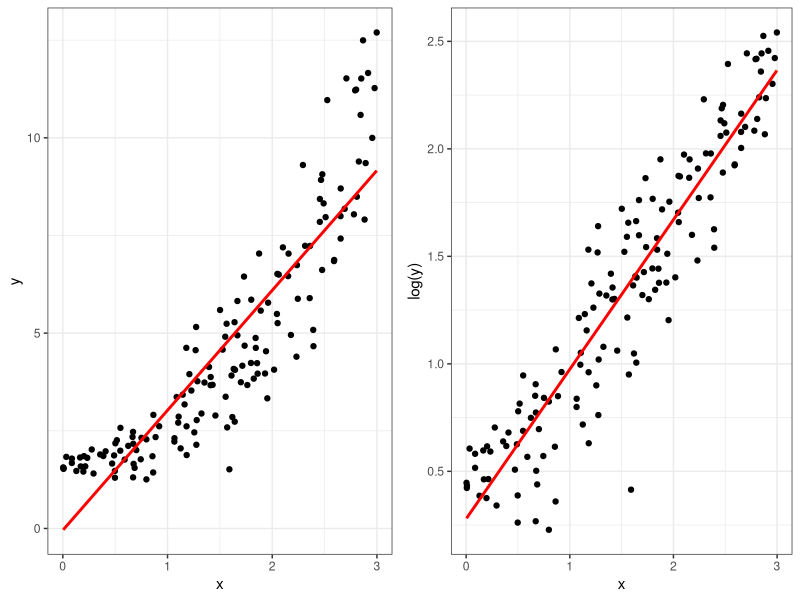
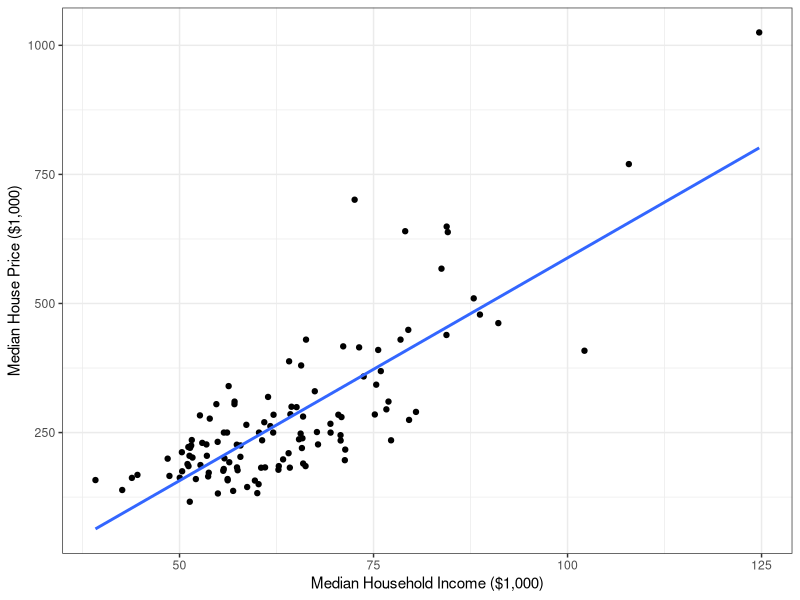
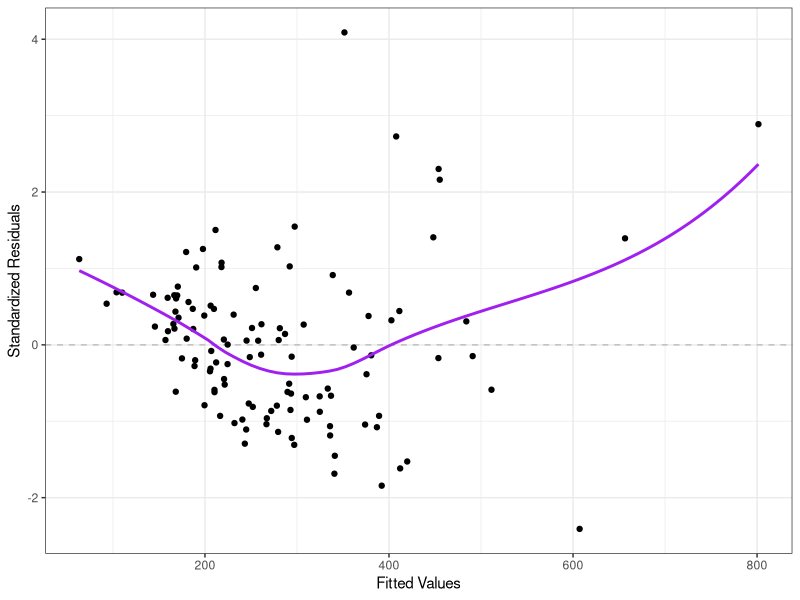
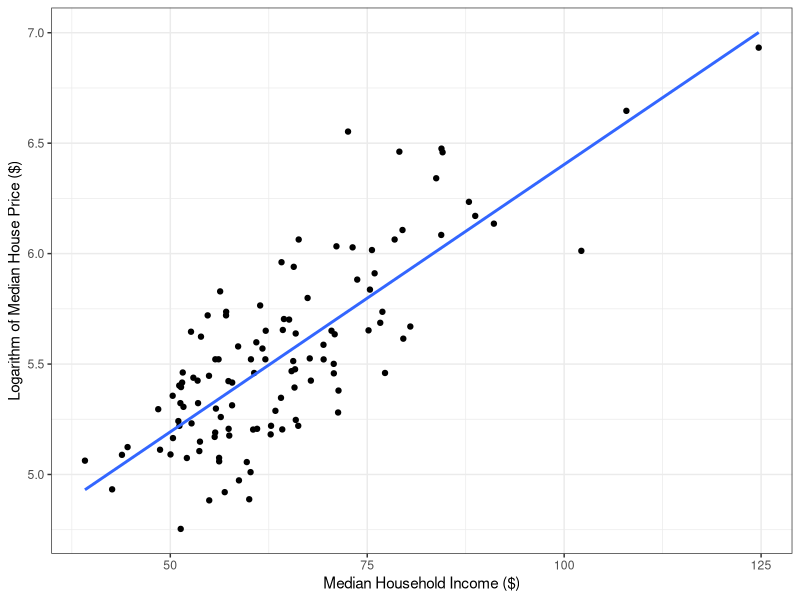
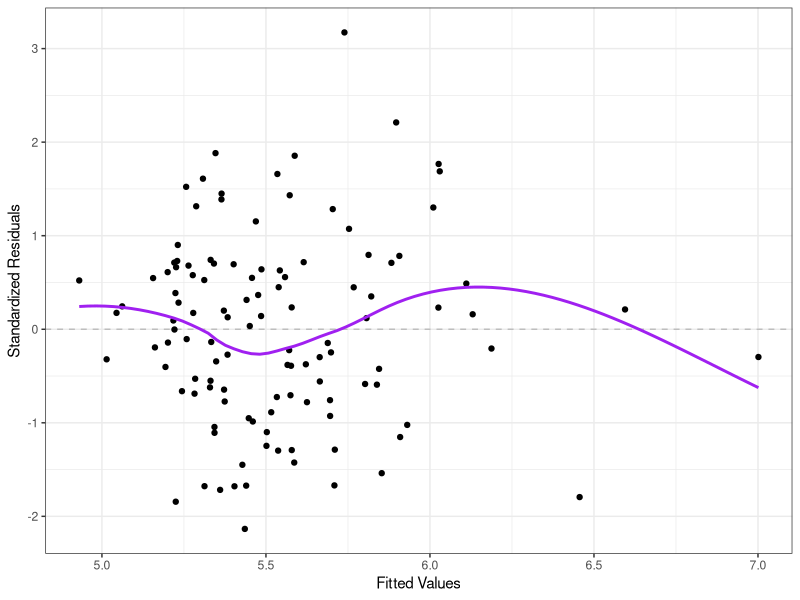
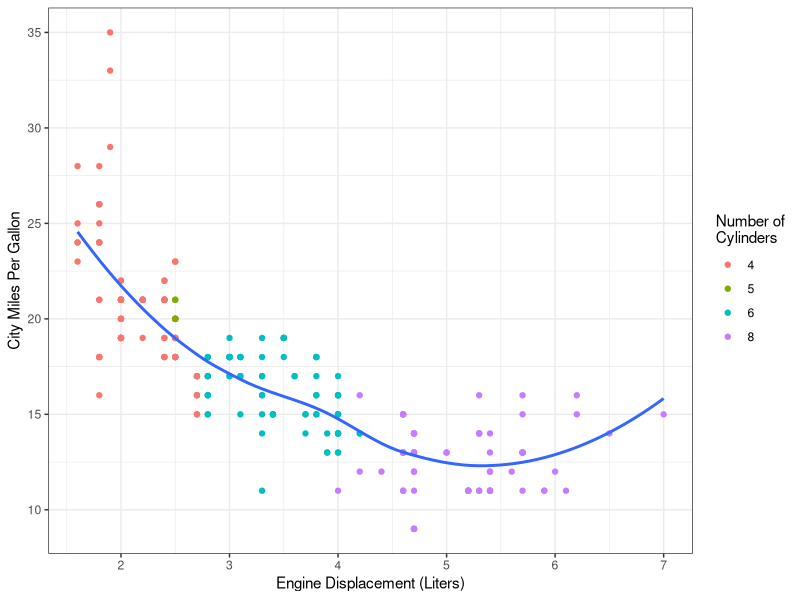
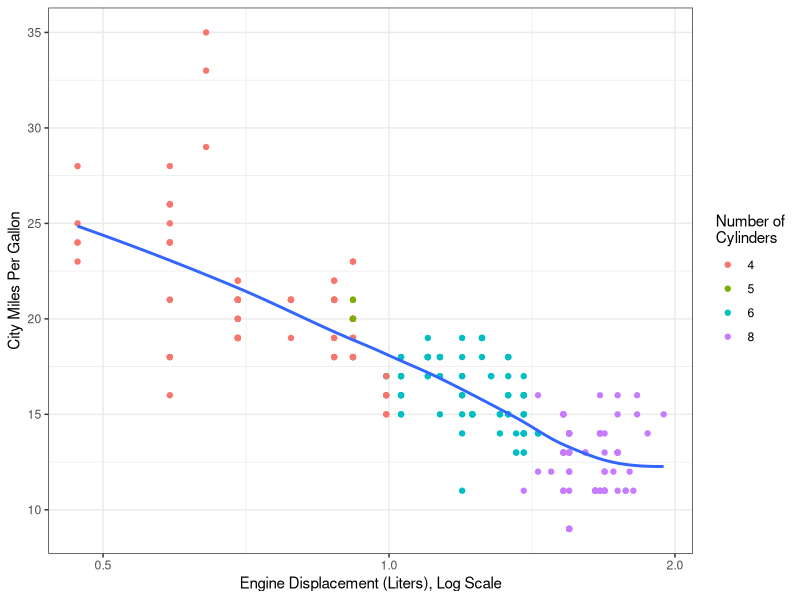
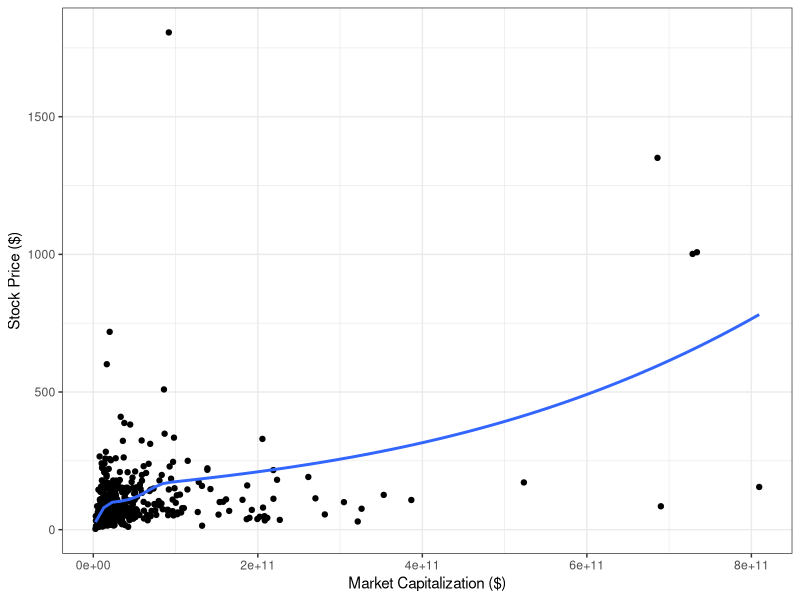

Source code (R) for these figures, in order:
## ---- chunk 1
library(tidyverse)
library(cowplot)
library(broom)
library(knitr)
## ---- chunk 2
n <- 150
set.seed(2020)
x <- runif(n, min=0, max=3)
y <- 0.5 + exp(0.8*x) + rnorm(n, sd=0.2 + 0.4*x)
lmfit2 <- lm(y~x)
g1 <- ggplot()+ theme_bw() + geom_point(aes(x=x, y=y))  + geom_smooth(aes(x=x, y=y), method="lm", col="red", se=F) # + ggtitle("Synthetic Data 2: Fitted Line")
g2 <- ggplot()+ theme_bw() + geom_point(aes(x=x, y=log(y)))  + geom_smooth(aes(x=x, y=log(y)), method="lm", col="red", se=F) # + ggtitle("Synthetic Data 2: Fitted Line")

# g2 <- ggplot() + theme_bw() + geom_point(aes(x=fitted(lmfit2), y=rstandard(lmfit2))) + xlab("Fitted Values") + ylab("Standardized Residuals") # + ggtitle("Synthetic Data 2: Residuals v. Fitted")
plot_grid(g1, g2)
## ---- chunk 3
housing_inc <- read_csv("data/housing_income.csv")
housing_inc <- subset(housing_inc, !is.na(median_income))
housing_inc <- housing_inc %>%
  mutate(median_income = median_income/1000,
         median_sale_price=median_sale_price/1000)
## ---- chunk 4
gg_housing_inc <- ggplot(housing_inc, aes(x=median_income,
                 y=median_sale_price)) + theme_bw() + 
  geom_point() +
  ylab("Median House Price ($1,000)") +
  xlab("Median Household Income ($1,000)")
gg_housing_inc +
  geom_smooth(method="lm", se=F)
## ---- chunk 5
housing_lm <- lm(median_sale_price~median_income, data=housing_inc)
ggplot() + theme_bw() + 
  geom_hline(aes(yintercept=0), col="grey", lty=2) +
  geom_point(aes(x=fitted(housing_lm), y=rstandard(housing_lm))) +
  geom_smooth(aes(x=fitted(housing_lm), y=rstandard(housing_lm)), se=F, col="purple") +
  xlab("Fitted Values") + ylab("Standardized Residuals") # + ggtitle("Synthetic Data 2: Residuals v. Fitted")
## ---- chunk 6
gg_housing_inc_logy <- ggplot(housing_inc, aes(x=median_income,
                 y=log(median_sale_price))) + theme_bw() + 
  geom_point() +
  ylab("Logarithm of Median House Price ($)") +
  xlab("Median Household Income ($)")
gg_housing_inc_logy +
  geom_smooth(method="lm", se=F)
## ---- chunk 7
housing_lm2 <- lm(log(median_sale_price)~median_income, data=housing_inc)
ggplot() + theme_bw() + 
  geom_hline(aes(yintercept=0), col="grey", lty=2) +
  geom_point(aes(x=fitted(housing_lm2), y=rstandard(housing_lm2))) +
  geom_smooth(aes(x=fitted(housing_lm2), y=rstandard(housing_lm2)), se=F, col="purple") +
  xlab("Fitted Values") + ylab("Standardized Residuals") # + ggtitle("Synthetic Data 2: Residuals v. Fitted")
## ---- chunk 8
summary(housing_lm2)
broom::tidy(housing_lm2, conf.int=T)
## ---- chunk 9
mpg %>%
  mutate(cyl=as.character(cyl)) %>%
ggplot() + theme_bw() + 
  geom_point(aes(x=displ,
                 y=cty,
                 col=cyl)) +
  geom_smooth(aes(x=displ,
                 y=cty),
              se=FALSE) +
    labs(color="Number of\nCylinders",
         x="Engine Displacement (Liters)",
         y="City Miles Per Gallon")
## ---- chunk 10
mpg %>%
  mutate(cyl=as.character(cyl)) %>%
ggplot() + theme_bw() + 
  geom_point(aes(x=log(displ),
                 y=cty,
                 col=cyl)) +
  geom_smooth(aes(x=log(displ),
                 y=cty),
              se=FALSE) +
    labs(color="Number of\nCylinders",
         x="Engine Displacement (Liters), Log Scale",
         y="City Miles Per Gallon") +
  scale_x_log10()
## ---- chunk 11
mpg_logx_lm <- lm(hwy~log(displ), data=mpg)
tidy(mpg_logx_lm, conf.int=TRUE)
## ---- chunk 12
sp500 <- read_csv("data/sp500.csv")
sp500$sector[sp500$sector=="Telecommunication Services"] <- "Telecommunication"
## ---- chunk 13
g_sp1 <- ggplot(aes(x=market_cap,
                  y=price),
              data=sp500) + theme_bw() + 
   geom_point() + 
   xlab("Market Capitalization ($)") + 
   ylab("Stock Price ($)") +
  geom_smooth( se=F)
g_sp1
## ---- chunk 14
g_sp4 <- ggplot(aes(x=log(market_cap),
                  y=log(price)),
              data=sp500) + theme_bw() + 
   geom_point() + 
   xlab("Log(Market Capitalization) ($)") + 
   ylab("Log(Stock Price) ($)") +
  geom_smooth( se=F) +
  geom_smooth(method="lm", se=F, col="red")
g_sp4
## ---- chunk 15
sp_lm1 <- lm(log(price)~log(market_cap), data=sp500)
## ---- chunk 16
tidy(sp_lm1, conf.int=TRUE) %>%
  select(-c(p.value, statistic)) %>%
  rename_with(tools::toTitleCase) %>%
  kable(digits=3)
## ---- chunk 17
g_sp5 <- ggplot(aes(x=market_cap,
                  y=price),
              data=sp500) + theme_bw() + 
   geom_point() + 
   xlab("Market Capitalization ($)") + 
   ylab("Stock Price ($)") +
  geom_line(aes(x=sp500$market_cap, y=exp(fitted(sp_lm1))), col="red")
g_sp5
## ---- chunk 18
mpg %>%
  mutate(cyl=as.character(cyl)) %>%
ggplot() + theme_bw() + 
  geom_point(aes(x=displ,
                 y=cty,
                 col=cyl)) +
  geom_smooth(aes(x=displ,
                 y=cty),
              formula=y~poly(x, 2),
              method=lm,
              se=FALSE) +
    labs(color="Number of\nCylinders",
         x="Engine Displacement (Liters), Log Scale",
         y="City Miles Per Gallon") +
  scale_x_log10()
## ---- chunk 19
mpg_quad <- lm(hwy~displ + I(displ^2), data=mpg)
summary(mpg_quad)
## ---- chunk 20
mpg_quad_v2 <- lm(hwy~poly(displ, 2), data=mpg)
summary(mpg_quad_v2)
## ---- chunk 21
mpg_cubic <- lm(hwy~poly(displ, 3), data=mpg)
tidy(mpg_cubic)
## ---- chunk 22
anova(mpg_quad_v2, mpg_cubic)
## ---- chunk 23
predict(mpg_quad_v2,
        newdata=data.frame(displ=6),
        interval="prediction")
## ---- chunk 24
library(splines)
x <- seq(0, 10, length=100)
S <- ns(x, df=4)
Sdf <- data.frame(S) %>%
  rename(z1=X1, z2=X2, z3=X3, z4=X4) %>%
  mutate(x=x) %>%
  pivot_longer(cols=-x)
# matplot(x, ns(x, df=4), type="l")
ggplot(Sdf) + theme_bw() + 
  geom_path(aes(x=x,y=value, col=name)) +
  labs(col="Spline")
## ---- chunk 25
plot(x, S %*% c(1, -0.5, 0.2, 0.4), type="l", xlab="", ylab="")
## ---- chunk 26
bb <- read_csv("data/rockies_hits_2019.csv")
bb <- bb %>%
  mutate(events=factor(events, levels=c("single", "double", "triple", "home_run"))) %>%
  mutate(Outcome=factor(hit, levels=c(T, F), labels=c("Hit", "Out")))
## ---- chunk 27
g_bb_langle_hitdist <- bb %>%
  filter(!is.na(launch_speed)) %>%
  ggplot() + theme_bw() + 
  geom_point(aes(x=launch_angle, y=hit_distance, col=Outcome), alpha=0.3) +
  xlab("Launch Angle (degrees)") +
  ylab("Distance Travelled (ft)")
g_bb_langle_hitdist +
  geom_smooth(aes(x=launch_angle,
                  y=hit_distance),
              formula=y~ns(x, 6),
              method=lm)
## ---- chunk 28
bb_lm_spline <- lm(hit_distance~ns(launch_angle, 6), data=bb)
summary(bb_lm_spline)
